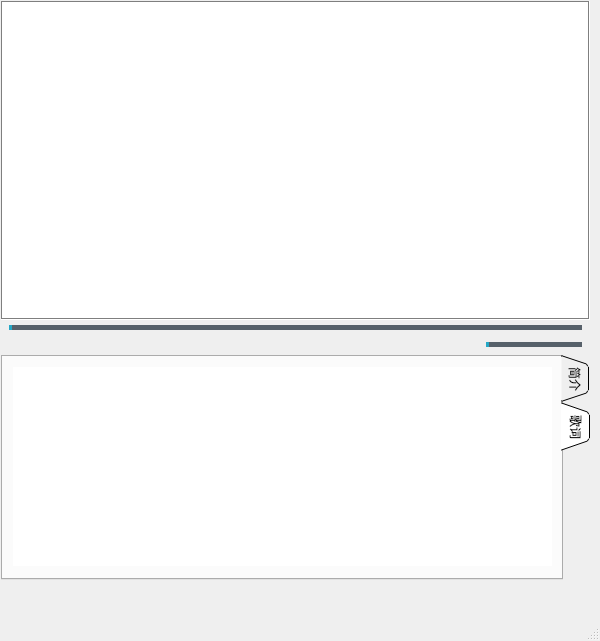
<?xml version="1.0" encoding="UTF-8"?>
<ui version="4.0">
 <class>DoReMiPlayerClass</class>
 <widget class="QMainWindow" name="DoReMiPlayerClass">
  <property name="geometry">
   <rect>
    <x>0</x>
    <y>0</y>
    <width>600</width>
    <height>641</height>
   </rect>
  </property>
  <property name="sizePolicy">
   <sizepolicy hsizetype="Preferred" vsizetype="Expanding">
    <horstretch>0</horstretch>
    <verstretch>0</verstretch>
   </sizepolicy>
  </property>
  <property name="focusPolicy">
   <enum>Qt::ClickFocus</enum>
  </property>
  <property name="windowTitle">
   <string>DoReMiPlayer</string>
  </property>
  <widget class="QWidget" name="centralWidget">
   <widget class="QWidget" name="gridWidget" native="true">
    <property name="geometry">
     <rect>
      <x>-10</x>
      <y>-10</y>
      <width>611</width>
      <height>601</height>
     </rect>
    </property>
    <layout class="QVBoxLayout" name="verticalLayout_2">
     <item>
      <layout class="QVBoxLayout" name="verticalLayout">
       <property name="spacing">
        <number>0</number>
       </property>
       <item>
        <widget class="MusicPlaylist" name="playlistTableWidget">
         <property name="palette">
          <palette>
           <active>
            <colorrole role="WindowText">
             <brush brushstyle="SolidPattern">
              <color alpha="255">
               <red>0</red>
               <green>0</green>
               <blue>0</blue>
              </color>
             </brush>
            </colorrole>
            <colorrole role="Button">
             <brush brushstyle="SolidPattern">
              <color alpha="255">
               <red>255</red>
               <green>255</green>
               <blue>255</blue>
              </color>
             </brush>
            </colorrole>
            <colorrole role="Light">
             <brush brushstyle="SolidPattern">
              <color alpha="255">
               <red>255</red>
               <green>255</green>
               <blue>255</blue>
              </color>
             </brush>
            </colorrole>
            <colorrole role="Midlight">
             <brush brushstyle="SolidPattern">
              <color alpha="255">
               <red>255</red>
               <green>255</green>
               <blue>255</blue>
              </color>
             </brush>
            </colorrole>
            <colorrole role="Dark">
             <brush brushstyle="SolidPattern">
              <color alpha="255">
               <red>127</red>
               <green>127</green>
               <blue>127</blue>
              </color>
             </brush>
            </colorrole>
            <colorrole role="Mid">
             <brush brushstyle="SolidPattern">
              <color alpha="255">
               <red>170</red>
               <green>170</green>
               <blue>170</blue>
              </color>
             </brush>
            </colorrole>
            <colorrole role="Text">
             <brush brushstyle="SolidPattern">
              <color alpha="255">
               <red>0</red>
               <green>0</green>
               <blue>0</blue>
              </color>
             </brush>
            </colorrole>
            <colorrole role="BrightText">
             <brush brushstyle="SolidPattern">
              <color alpha="255">
               <red>255</red>
               <green>255</green>
               <blue>255</blue>
              </color>
             </brush>
            </colorrole>
            <colorrole role="ButtonText">
             <brush brushstyle="SolidPattern">
              <color alpha="255">
               <red>0</red>
               <green>0</green>
               <blue>0</blue>
              </color>
             </brush>
            </colorrole>
            <colorrole role="Base">
             <brush brushstyle="SolidPattern">
              <color alpha="255">
               <red>255</red>
               <green>255</green>
               <blue>255</blue>
              </color>
             </brush>
            </colorrole>
            <colorrole role="Window">
             <brush brushstyle="SolidPattern">
              <color alpha="255">
               <red>255</red>
               <green>255</green>
               <blue>255</blue>
              </color>
             </brush>
            </colorrole>
            <colorrole role="Shadow">
             <brush brushstyle="SolidPattern">
              <color alpha="255">
               <red>0</red>
               <green>0</green>
               <blue>0</blue>
              </color>
             </brush>
            </colorrole>
            <colorrole role="AlternateBase">
             <brush brushstyle="SolidPattern">
              <color alpha="255">
               <red>255</red>
               <green>255</green>
               <blue>255</blue>
              </color>
             </brush>
            </colorrole>
            <colorrole role="ToolTipBase">
             <brush brushstyle="SolidPattern">
              <color alpha="255">
               <red>255</red>
               <green>255</green>
               <blue>220</blue>
              </color>
             </brush>
            </colorrole>
            <colorrole role="ToolTipText">
             <brush brushstyle="SolidPattern">
              <color alpha="255">
               <red>0</red>
               <green>0</green>
               <blue>0</blue>
              </color>
             </brush>
            </colorrole>
           </active>
           <inactive>
            <colorrole role="WindowText">
             <brush brushstyle="SolidPattern">
              <color alpha="255">
               <red>0</red>
               <green>0</green>
               <blue>0</blue>
              </color>
             </brush>
            </colorrole>
            <colorrole role="Button">
             <brush brushstyle="SolidPattern">
              <color alpha="255">
               <red>255</red>
               <green>255</green>
               <blue>255</blue>
              </color>
             </brush>
            </colorrole>
            <colorrole role="Light">
             <brush brushstyle="SolidPattern">
              <color alpha="255">
               <red>255</red>
               <green>255</green>
               <blue>255</blue>
              </color>
             </brush>
            </colorrole>
            <colorrole role="Midlight">
             <brush brushstyle="SolidPattern">
              <color alpha="255">
               <red>255</red>
               <green>255</green>
               <blue>255</blue>
              </color>
             </brush>
            </colorrole>
            <colorrole role="Dark">
             <brush brushstyle="SolidPattern">
              <color alpha="255">
               <red>127</red>
               <green>127</green>
               <blue>127</blue>
              </color>
             </brush>
            </colorrole>
            <colorrole role="Mid">
             <brush brushstyle="SolidPattern">
              <color alpha="255">
               <red>170</red>
               <green>170</green>
               <blue>170</blue>
              </color>
             </brush>
            </colorrole>
            <colorrole role="Text">
             <brush brushstyle="SolidPattern">
              <color alpha="255">
               <red>0</red>
               <green>0</green>
               <blue>0</blue>
              </color>
             </brush>
            </colorrole>
            <colorrole role="BrightText">
             <brush brushstyle="SolidPattern">
              <color alpha="255">
               <red>255</red>
               <green>255</green>
               <blue>255</blue>
              </color>
             </brush>
            </colorrole>
            <colorrole role="ButtonText">
             <brush brushstyle="SolidPattern">
              <color alpha="255">
               <red>0</red>
               <green>0</green>
               <blue>0</blue>
              </color>
             </brush>
            </colorrole>
            <colorrole role="Base">
             <brush brushstyle="SolidPattern">
              <color alpha="255">
               <red>255</red>
               <green>255</green>
               <blue>255</blue>
              </color>
             </brush>
            </colorrole>
            <colorrole role="Window">
             <brush brushstyle="SolidPattern">
              <color alpha="255">
               <red>255</red>
               <green>255</green>
               <blue>255</blue>
              </color>
             </brush>
            </colorrole>
            <colorrole role="Shadow">
             <brush brushstyle="SolidPattern">
              <color alpha="255">
               <red>0</red>
               <green>0</green>
               <blue>0</blue>
              </color>
             </brush>
            </colorrole>
            <colorrole role="AlternateBase">
             <brush brushstyle="SolidPattern">
              <color alpha="255">
               <red>255</red>
               <green>255</green>
               <blue>255</blue>
              </color>
             </brush>
            </colorrole>
            <colorrole role="ToolTipBase">
             <brush brushstyle="SolidPattern">
              <color alpha="255">
               <red>255</red>
               <green>255</green>
               <blue>220</blue>
              </color>
             </brush>
            </colorrole>
            <colorrole role="ToolTipText">
             <brush brushstyle="SolidPattern">
              <color alpha="255">
               <red>0</red>
               <green>0</green>
               <blue>0</blue>
              </color>
             </brush>
            </colorrole>
           </inactive>
           <disabled>
            <colorrole role="WindowText">
             <brush brushstyle="SolidPattern">
              <color alpha="255">
               <red>127</red>
               <green>127</green>
               <blue>127</blue>
              </color>
             </brush>
            </colorrole>
            <colorrole role="Button">
             <brush brushstyle="SolidPattern">
              <color alpha="255">
               <red>255</red>
               <green>255</green>
               <blue>255</blue>
              </color>
             </brush>
            </colorrole>
            <colorrole role="Light">
             <brush brushstyle="SolidPattern">
              <color alpha="255">
               <red>255</red>
               <green>255</green>
               <blue>255</blue>
              </color>
             </brush>
            </colorrole>
            <colorrole role="Midlight">
             <brush brushstyle="SolidPattern">
              <color alpha="255">
               <red>255</red>
               <green>255</green>
               <blue>255</blue>
              </color>
             </brush>
            </colorrole>
            <colorrole role="Dark">
             <brush brushstyle="SolidPattern">
              <color alpha="255">
               <red>127</red>
               <green>127</green>
               <blue>127</blue>
              </color>
             </brush>
            </colorrole>
            <colorrole role="Mid">
             <brush brushstyle="SolidPattern">
              <color alpha="255">
               <red>170</red>
               <green>170</green>
               <blue>170</blue>
              </color>
             </brush>
            </colorrole>
            <colorrole role="Text">
             <brush brushstyle="SolidPattern">
              <color alpha="255">
               <red>127</red>
               <green>127</green>
               <blue>127</blue>
              </color>
             </brush>
            </colorrole>
            <colorrole role="BrightText">
             <brush brushstyle="SolidPattern">
              <color alpha="255">
               <red>255</red>
               <green>255</green>
               <blue>255</blue>
              </color>
             </brush>
            </colorrole>
            <colorrole role="ButtonText">
             <brush brushstyle="SolidPattern">
              <color alpha="255">
               <red>127</red>
               <green>127</green>
               <blue>127</blue>
              </color>
             </brush>
            </colorrole>
            <colorrole role="Base">
             <brush brushstyle="SolidPattern">
              <color alpha="255">
               <red>255</red>
               <green>255</green>
               <blue>255</blue>
              </color>
             </brush>
            </colorrole>
            <colorrole role="Window">
             <brush brushstyle="SolidPattern">
              <color alpha="255">
               <red>255</red>
               <green>255</green>
               <blue>255</blue>
              </color>
             </brush>
            </colorrole>
            <colorrole role="Shadow">
             <brush brushstyle="SolidPattern">
              <color alpha="255">
               <red>0</red>
               <green>0</green>
               <blue>0</blue>
              </color>
             </brush>
            </colorrole>
            <colorrole role="AlternateBase">
             <brush brushstyle="SolidPattern">
              <color alpha="255">
               <red>255</red>
               <green>255</green>
               <blue>255</blue>
              </color>
             </brush>
            </colorrole>
            <colorrole role="ToolTipBase">
             <brush brushstyle="SolidPattern">
              <color alpha="255">
               <red>255</red>
               <green>255</green>
               <blue>220</blue>
              </color>
             </brush>
            </colorrole>
            <colorrole role="ToolTipText">
             <brush brushstyle="SolidPattern">
              <color alpha="255">
               <red>0</red>
               <green>0</green>
               <blue>0</blue>
              </color>
             </brush>
            </colorrole>
           </disabled>
          </palette>
         </property>
         <property name="focusPolicy">
          <enum>Qt::NoFocus</enum>
         </property>
         <property name="frameShape">
          <enum>QFrame::Box</enum>
         </property>
         <property name="frameShadow">
          <enum>QFrame::Sunken</enum>
         </property>
         <property name="dragEnabled">
          <bool>true</bool>
         </property>
         <property name="dragDropMode">
          <enum>QAbstractItemView::NoDragDrop</enum>
         </property>
         <property name="defaultDropAction">
          <enum>Qt::IgnoreAction</enum>
         </property>
         <property name="selectionBehavior">
          <enum>QAbstractItemView::SelectRows</enum>
         </property>
         <property name="showGrid">
          <bool>false</bool>
         </property>
         <property name="sortingEnabled">
          <bool>false</bool>
         </property>
         <attribute name="horizontalHeaderShowSortIndicator" stdset="0">
          <bool>false</bool>
         </attribute>
         <attribute name="verticalHeaderVisible">
          <bool>false</bool>
         </attribute>
        </widget>
       </item>
       <item>
        <widget class="QSlider" name="processSlider">
         <property name="autoFillBackground">
          <bool>true</bool>
         </property>
         <property name="styleSheet">
          <string notr="true">QSlider::groove:horizontal {                                
     border: 1px solid #999999;                  
     height: 1px;                                           
     margin: 1px;                                         
     left: 8px; right:8px;                               
 }                                                          
QSlider::handle:horizontal {                                                
     border: 1px solid #5c5c5c;                
     border-image:url(../Resources/slider.png);
     width:20px;                                             
     margin: -10px -10px -10px -10px;                                           
 }
QSlider::add-page:horizontal {
        background-color: rgb(87, 97, 106);
        width:4px;
}
QSlider::sub-page:horizontal {
        background-color: rgb(37, 168, 198);
        width:4px;
}</string>
         </property>
         <property name="orientation">
          <enum>Qt::Horizontal</enum>
         </property>
        </widget>
       </item>
       <item>
        <layout class="QGridLayout" name="gridLayout">
         <item row="0" column="6">
          <spacer name="rHorizontalSpacer">
           <property name="orientation">
            <enum>Qt::Horizontal</enum>
           </property>
           <property name="sizeType">
            <enum>QSizePolicy::Expanding</enum>
           </property>
           <property name="sizeHint" stdset="0">
            <size>
             <width>40</width>
             <height>20</height>
            </size>
           </property>
          </spacer>
         </item>
         <item row="0" column="0">
          <widget class="QLabel" name="coverLabel">
           <property name="sizePolicy">
            <sizepolicy hsizetype="Preferred" vsizetype="Preferred">
             <horstretch>0</horstretch>
             <verstretch>0</verstretch>
            </sizepolicy>
           </property>
           <property name="text">
            <string/>
           </property>
          </widget>
         </item>
         <item row="0" column="3">
          <widget class="QPushButton" name="backPushBtn">
           <property name="styleSheet">
            <string notr="true">     border-width: 1px;
     border-style: none;
     border-color: rgb(255, 170, 0);
</string>
           </property>
           <property name="text">
            <string/>
           </property>
           <property name="iconSize">
            <size>
             <width>40</width>
             <height>40</height>
            </size>
           </property>
           <property name="flat">
            <bool>true</bool>
           </property>
          </widget>
         </item>
         <item row="0" column="4">
          <widget class="QPushButton" name="playPushBtn">
           <property name="styleSheet">
            <string notr="true">QPushButton{
border:none;
}
QPushButton:hover{
color:lightgray;
}
QPushButton:pressed{
color:lightgray;
padding-top:-15px;
padding-bottom:-17px;
}</string>
           </property>
           <property name="text">
            <string/>
           </property>
           <property name="iconSize">
            <size>
             <width>50</width>
             <height>50</height>
            </size>
           </property>
           <property name="flat">
            <bool>true</bool>
           </property>
          </widget>
         </item>
         <item row="0" column="1">
          <spacer name="lHorizontalSpacer">
           <property name="orientation">
            <enum>Qt::Horizontal</enum>
           </property>
           <property name="sizeHint" stdset="0">
            <size>
             <width>40</width>
             <height>20</height>
            </size>
           </property>
          </spacer>
         </item>
         <item row="0" column="5">
          <widget class="QPushButton" name="forwardPushBtn">
           <property name="styleSheet">
            <string notr="true">     border-width: 1px;
     border-style: none;
     border-color: rgb(255, 170, 0);
</string>
           </property>
           <property name="text">
            <string/>
           </property>
           <property name="iconSize">
            <size>
             <width>40</width>
             <height>36</height>
            </size>
           </property>
           <property name="flat">
            <bool>true</bool>
           </property>
          </widget>
         </item>
         <item row="0" column="8">
          <widget class="QSlider" name="volumeSlider">
           <property name="enabled">
            <bool>true</bool>
           </property>
           <property name="sizePolicy">
            <sizepolicy hsizetype="Expanding" vsizetype="Fixed">
             <horstretch>0</horstretch>
             <verstretch>0</verstretch>
            </sizepolicy>
           </property>
           <property name="styleSheet">
            <string notr="true">QSlider::groove:horizontal {                                
     border: 1px solid #999999;                  
     height: 1px;                                           
     margin: 1px;                                         
     left: 8px; right:8px;                               
 }                                                          
QSlider::handle:horizontal {                                                
     border: 1px solid #5c5c5c;                
     border-image:url(../Resources/slider.png);
     width:20px;                                             
     margin: -10px -10px -10px -10px;                           
 }
QSlider::add-page:horizontal {
        background-color: rgb(87, 97, 106);
        width:4px;
}
QSlider::sub-page:horizontal {
        background-color: rgb(37, 168, 198);
        width:4px;
     }</string>
           </property>
           <property name="orientation">
            <enum>Qt::Horizontal</enum>
           </property>
          </widget>
         </item>
         <item row="0" column="7">
          <widget class="QLabel" name="speakerLabel">
           <property name="sizePolicy">
            <sizepolicy hsizetype="Fixed" vsizetype="Fixed">
             <horstretch>0</horstretch>
             <verstretch>0</verstretch>
            </sizepolicy>
           </property>
           <property name="text">
            <string/>
           </property>
          </widget>
         </item>
         <item row="0" column="2">
          <spacer name="lhorizontalSpacerII">
           <property name="orientation">
            <enum>Qt::Horizontal</enum>
           </property>
           <property name="sizeHint" stdset="0">
            <size>
             <width>40</width>
             <height>20</height>
            </size>
           </property>
          </spacer>
         </item>
        </layout>
       </item>
       <item>
        <widget class="QTabWidget" name="appendixTabWidget">
         <property name="maximumSize">
          <size>
           <width>16777215</width>
           <height>225</height>
          </size>
         </property>
         <property name="font">
          <font>
           <family>微软雅黑</family>
          </font>
         </property>
         <property name="tabPosition">
          <enum>QTabWidget::East</enum>
         </property>
         <property name="tabShape">
          <enum>QTabWidget::Triangular</enum>
         </property>
         <property name="currentIndex">
          <number>1</number>
         </property>
         <property name="elideMode">
          <enum>Qt::ElideNone</enum>
         </property>
         <widget class="QWidget" name="albumInfoTab">
          <attribute name="title">
           <string>简介</string>
          </attribute>
          <widget class="QWidget" name="verticalLayoutWidget">
           <property name="geometry">
            <rect>
             <x>0</x>
             <y>-1</y>
             <width>561</width>
             <height>261</height>
            </rect>
           </property>
           <layout class="QVBoxLayout" name="albumInfoLayout">
            <item>
             <widget class="QTextEdit" name="albumInfoTextEdit">
              <property name="sizePolicy">
               <sizepolicy hsizetype="Expanding" vsizetype="Expanding">
                <horstretch>0</horstretch>
                <verstretch>0</verstretch>
               </sizepolicy>
              </property>
              <property name="font">
               <font>
                <family>微软雅黑</family>
                <pointsize>9</pointsize>
                <underline>false</underline>
               </font>
              </property>
              <property name="frameShape">
               <enum>QFrame::NoFrame</enum>
              </property>
              <property name="readOnly">
               <bool>true</bool>
              </property>
             </widget>
            </item>
           </layout>
          </widget>
         </widget>
         <widget class="QWidget" name="songLrcTab">
          <attribute name="title">
           <string>歌词</string>
          </attribute>
          <widget class="QWidget" name="verticalLayoutWidget_2">
           <property name="geometry">
            <rect>
             <x>-1</x>
             <y>-1</y>
             <width>561</width>
             <height>221</height>
            </rect>
           </property>
           <layout class="QVBoxLayout" name="lrcLayout">
            <item>
             <widget class="QTableWidget" name="lrcTableWidget">
              <property name="frameShape">
               <enum>QFrame::NoFrame</enum>
              </property>
             </widget>
            </item>
           </layout>
          </widget>
         </widget>
        </widget>
       </item>
      </layout>
     </item>
    </layout>
   </widget>
  </widget>
  <widget class="QMenuBar" name="menuBar">
   <property name="geometry">
    <rect>
     <x>0</x>
     <y>0</y>
     <width>600</width>
     <height>23</height>
    </rect>
   </property>
   <property name="defaultUp">
    <bool>false</bool>
   </property>
   <property name="nativeMenuBar">
    <bool>true</bool>
   </property>
  </widget>
  <widget class="QStatusBar" name="statusBar">
   <property name="toolTip">
    <string/>
   </property>
   <property name="statusTip">
    <string/>
   </property>
   <property name="autoFillBackground">
    <bool>true</bool>
   </property>
  </widget>
 </widget>
 <layoutdefault spacing="6" margin="11"/>
 <customwidgets>
  <customwidget>
   <class>MusicPlaylist</class>
   <extends>QTableWidget</extends>
   <header>MusicPlaylist.h</header>
  </customwidget>
 </customwidgets>
 <resources>
  <include location="doremiplayer.qrc"/>
 </resources>
 <connections/>
</ui>
